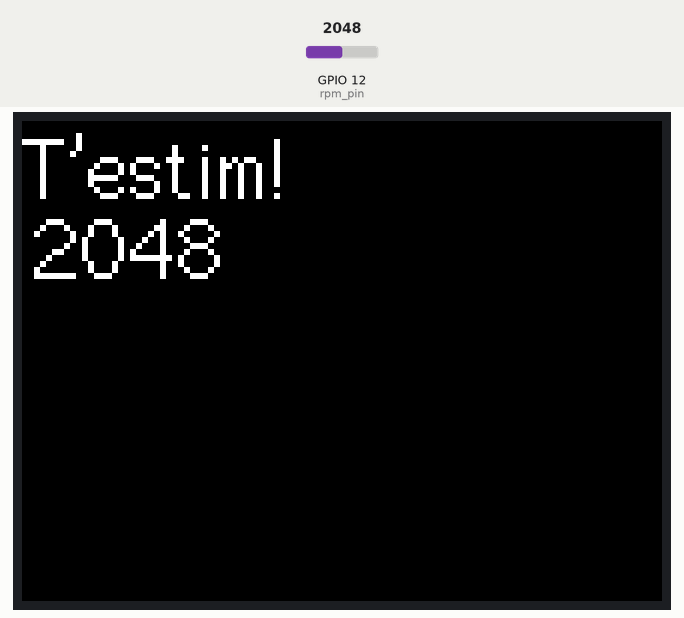
This sketch was run on a simulated ESP32. On the bench: 320×240 colour display. The inputs (shaded band) are chosen by the test bench; at power-on: GPIO 12 (rpm_pin) = 2048. What the sketch prints to the serial monitor is not drawn.

Above: at 1.3 s.
1.4 s: GPIO 12 (rpm_pin) set to 2866
At 2.6 s:
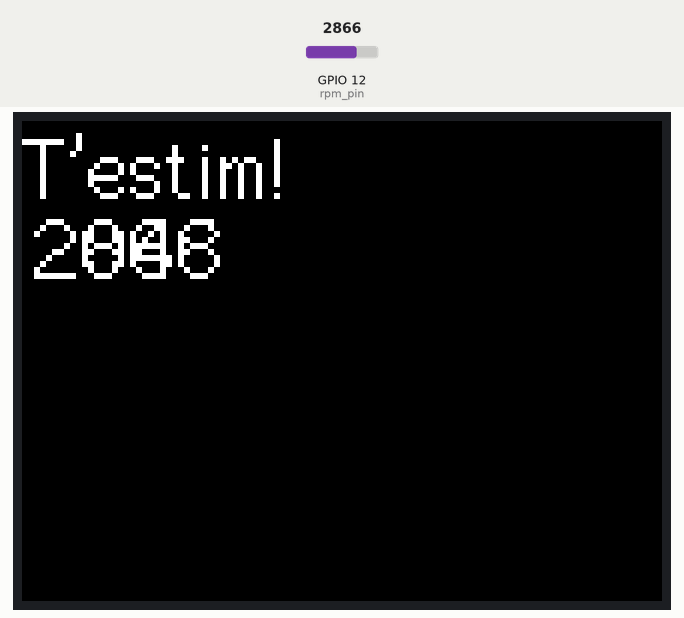
3.7 s: GPIO 12 (rpm_pin) set to 3603
At 5.4 s:
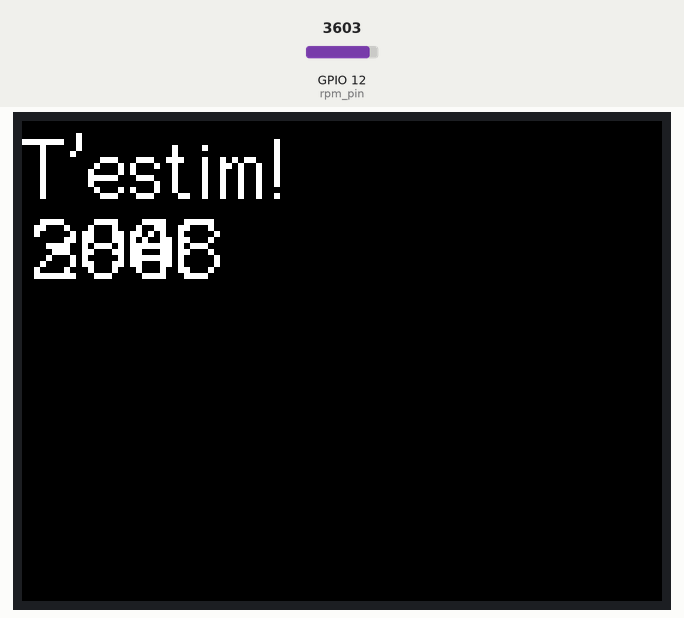
5.7 s: GPIO 12 (rpm_pin) set to 4095
At 7.1 s:
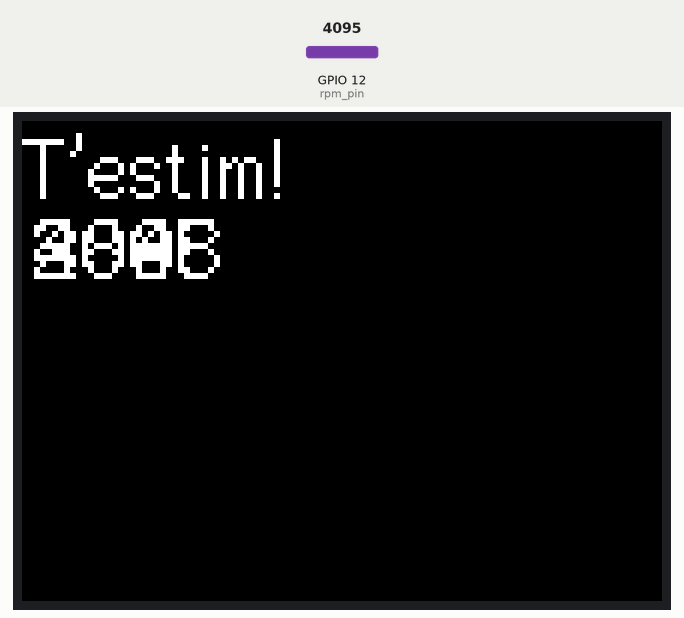
Timing chart, 0 to 8.7 s (numbered marks = the images above; inputs shaded):
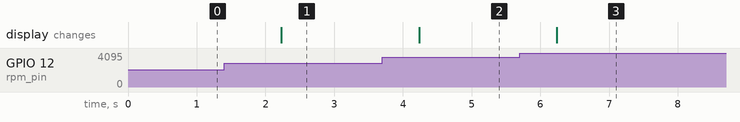

The sketch:

ARCDriyer.ino
```cpp
#include <TFT_eSPI.h>
#include <SPI.h>

TFT_eSPI tft = TFT_eSPI();

const byte x_rpm_pos = 6;
const byte y_rpm_pos = 40;

const int rpm_pin = 12;
int rpm_raw_value = 0;

void setup(void) {
  tft.init();
  tft.setRotation(1);
  Serial.begin(115200);
}

void loop() {
  tft.fillScreen(TFT_BLACK);

  // Set "cursor" at top left corner of display (0,0) and select font 2
  // (cursor will move to next line automatically during printing with 'tft.println'
  //  or stay on the line is there is room for the text with tft.print)
  tft.setCursor(0, 0, 2);
  tft.setTextColor(TFT_WHITE,TFT_BLACK);
  tft.setTextSize(3);
  // We can now plot text on screen using the "print" class
  tft.println("T'estim!");

  int i = 0;
  while(1) {
    tft.setCursor(x_rpm_pos, y_rpm_pos);
    rpm_raw_value = analogRead(rpm_pin);
    tft.println("          ");
    tft.setCursor(x_rpm_pos, y_rpm_pos);
    tft.println(rpm_raw_value);
    Serial.println(rpm_raw_value);
    i++;
    sleep(1);
  }
}
```

Measured:
- after the input at 1.4 s, the display: changes after 0.83 s (image 1)
- after the input at 3.7 s, the display: changes after 0.54 s (image 2)
- after the input at 5.7 s, the display: changes after 0.54 s (image 3)
